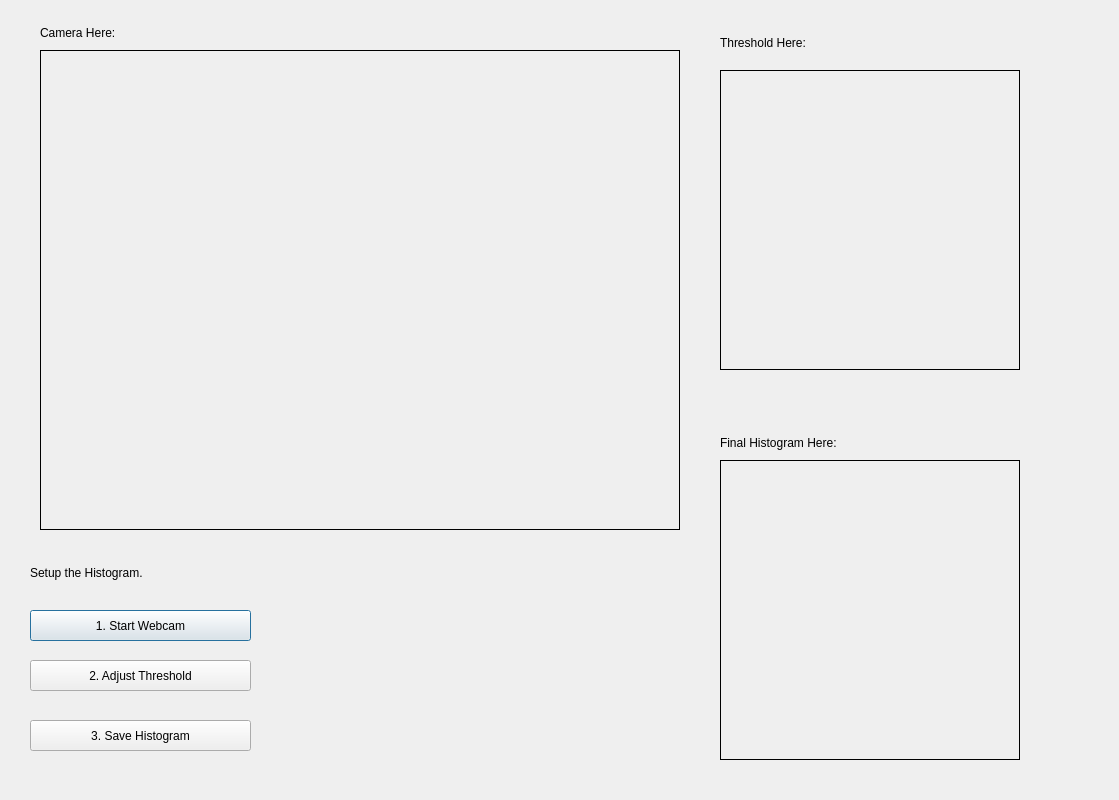
<?xml version="1.0" encoding="UTF-8"?>
<ui version="4.0">
 <class>Dialog</class>
 <widget class="QDialog" name="Dialog">
  <property name="geometry">
   <rect>
    <x>0</x>
    <y>0</y>
    <width>1119</width>
    <height>800</height>
   </rect>
  </property>
  <property name="windowTitle">
   <string>Dialog</string>
  </property>
  <widget class="QPushButton" name="start_button_1">
   <property name="geometry">
    <rect>
     <x>30</x>
     <y>610</y>
     <width>221</width>
     <height>31</height>
    </rect>
   </property>
   <property name="text">
    <string>1. Start Webcam</string>
   </property>
  </widget>
  <widget class="QLabel" name="camera_display">
   <property name="geometry">
    <rect>
     <x>40</x>
     <y>50</y>
     <width>640</width>
     <height>480</height>
    </rect>
   </property>
   <property name="frameShape">
    <enum>QFrame::Box</enum>
   </property>
   <property name="text">
    <string/>
   </property>
  </widget>
  <widget class="QLabel" name="threshhold_display">
   <property name="geometry">
    <rect>
     <x>720</x>
     <y>70</y>
     <width>300</width>
     <height>300</height>
    </rect>
   </property>
   <property name="frameShape">
    <enum>QFrame::Box</enum>
   </property>
   <property name="text">
    <string/>
   </property>
  </widget>
  <widget class="QPushButton" name="adjust_button_1">
   <property name="geometry">
    <rect>
     <x>30</x>
     <y>660</y>
     <width>221</width>
     <height>31</height>
    </rect>
   </property>
   <property name="text">
    <string>2. Adjust Threshold</string>
   </property>
  </widget>
  <widget class="QPushButton" name="save_button_1">
   <property name="geometry">
    <rect>
     <x>30</x>
     <y>720</y>
     <width>221</width>
     <height>31</height>
    </rect>
   </property>
   <property name="text">
    <string>3. Save Histogram</string>
   </property>
  </widget>
  <widget class="QLabel" name="color2_value">
   <property name="geometry">
    <rect>
     <x>30</x>
     <y>560</y>
     <width>361</width>
     <height>25</height>
    </rect>
   </property>
   <property name="text">
    <string>Setup the Histogram.</string>
   </property>
  </widget>
  <widget class="QLabel" name="toggle_display">
   <property name="geometry">
    <rect>
     <x>720</x>
     <y>460</y>
     <width>300</width>
     <height>300</height>
    </rect>
   </property>
   <property name="frameShape">
    <enum>QFrame::Box</enum>
   </property>
   <property name="text">
    <string/>
   </property>
  </widget>
  <widget class="QLabel" name="camera_here_text">
   <property name="geometry">
    <rect>
     <x>40</x>
     <y>20</y>
     <width>361</width>
     <height>25</height>
    </rect>
   </property>
   <property name="text">
    <string>Camera Here:</string>
   </property>
  </widget>
  <widget class="QLabel" name="Threshold_here_text">
   <property name="geometry">
    <rect>
     <x>720</x>
     <y>30</y>
     <width>361</width>
     <height>25</height>
    </rect>
   </property>
   <property name="text">
    <string>Threshold Here:</string>
   </property>
  </widget>
  <widget class="QLabel" name="toggle_text">
   <property name="geometry">
    <rect>
     <x>720</x>
     <y>430</y>
     <width>361</width>
     <height>25</height>
    </rect>
   </property>
   <property name="text">
    <string>Final Histogram Here:</string>
   </property>
  </widget>
  <zorder>start_button_1</zorder>
  <zorder>adjust_button_1</zorder>
  <zorder>threshhold_display</zorder>
  <zorder>camera_display</zorder>
  <zorder>save_button_1</zorder>
  <zorder>color2_value</zorder>
  <zorder>toggle_display</zorder>
  <zorder>camera_here_text</zorder>
  <zorder>Threshold_here_text</zorder>
  <zorder>toggle_text</zorder>
 </widget>
 <resources/>
 <connections/>
</ui>
